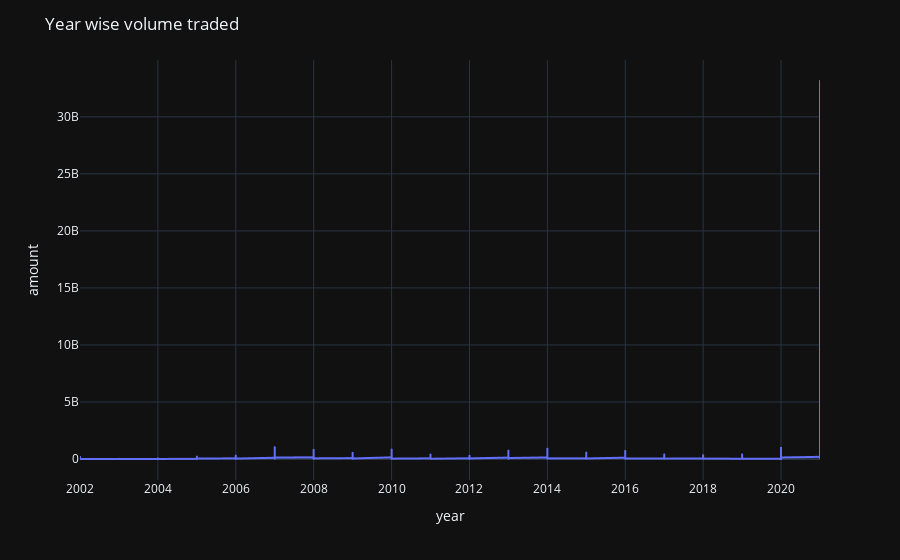

The notebook cell this image was saved under:
### Markdown cell above
The **amount of stocks traded** is given by **volume * open price.**

### Code cell
fig=px.line(x=stock_df['year'],y=stock_df['volume']*stock_df['open_price'])
fig.update_layout(template='plotly_dark',title='Year wise volume traded',xaxis_title='year',yaxis_title='amount')
fig.show()

### Figure 1 — Plotly figure (JSON) as saved in the notebook; plotly's stock layout.template omitted (floating-point values rounded to 4 significant figures; data arrays with more than 128 entries replaced by an {"elided": "..."} marker saying what was removed)
{"data": [{"hovertemplate": "x=%{x}<br>y=%{y}<extra></extra>", "legendgroup": "", "line": {"color": "#636efa", "dash": "solid"}, "mode": "lines", "name": "", "showlegend": false, "type": "scattergl", "x": {"elided": "4773 int values"}, "xaxis": "x", "y": {"elided": "4773 float values"}, "yaxis": "y"}], "layout": {"legend": {"tracegroupgap": 0}, "margin": {"t": 60}, "title": {"text": "Year wise volume traded"}, "xaxis": {"anchor": "y", "domain": [0, 1], "title": {"text": "year"}}, "yaxis": {"anchor": "x", "domain": [0, 1], "title": {"text": "amount"}}}}
